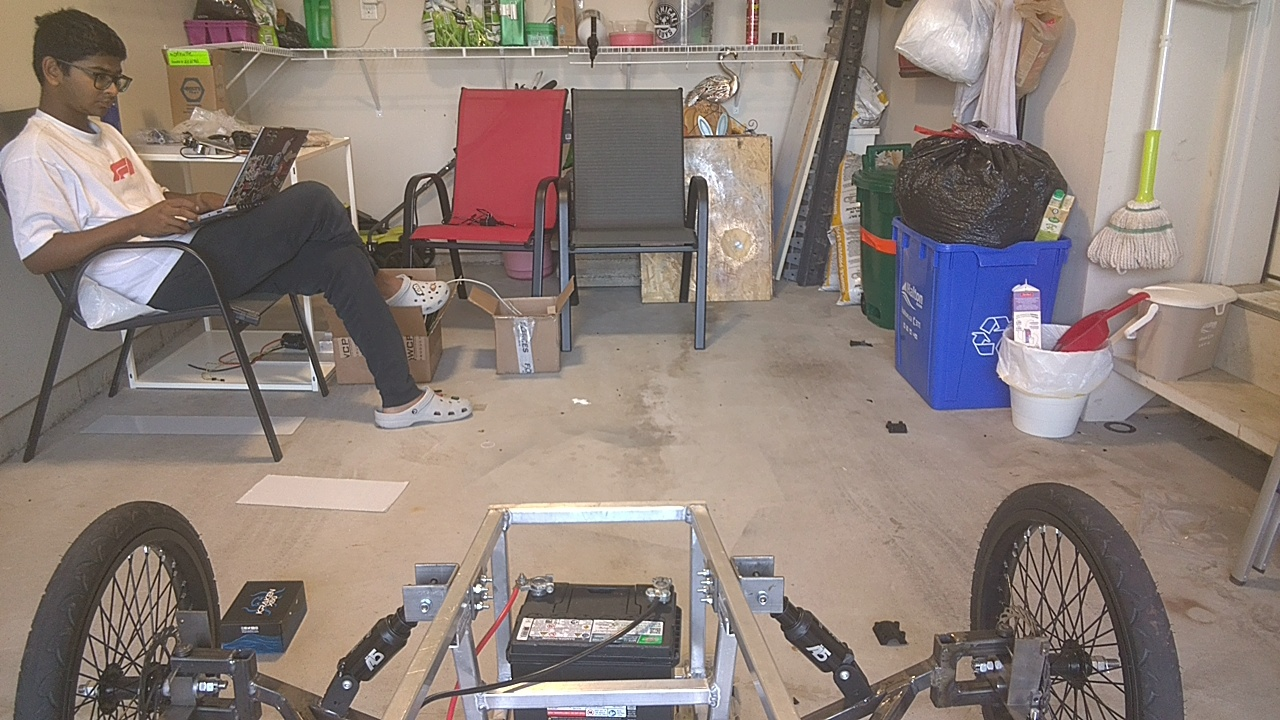
#> input picture jetson/ethon/calib/cam0_snapshot.jpg, 1280 x 720 px
$ python orange_cone.py calib/cam0_snapshot.jpg out.png
#> lines starting #> are read from the running program, lines starting #| are printed output that depends on the picture; after the words box and inside, x2 and y2 are one past the last pixel; in counts of white or black regions, pixels touching at a corner belong together
#!/usr/bin/env python3
"""Colour-threshold orange cone detection -- for controlled-course testing.

WHY: ethon_v1 (the 14-class TRT model) is weak on the small flat orange cones
this team actually uses -- measured 2026-08-18 on a real garage frame, its best
cone scored 0.376 against a 0.45 cutoff, and it missed the other five entirely.
Lowering the model's threshold is NOT a fix: it drags in person/cyclist false
positives at 0.18/0.07, and those classes feed the hazard logic, so the car
would brake at ghosts.

On a controlled course the cones are the only saturated-orange things in the
scene, which makes colour a far stronger cue than shape. No training, no
inference cost, and it does not care whether the cone is tall or flat.

Output is deliberately the SAME shape the model path produces -- the
bottom-centre pixel of each blob (the ground-contact point) -- so callers push
it through the identical undistort+homography projection and the ground maths
can never drift between the two paths.

TUNING: run this file directly against a saved frame to see and tune what it
picks up, before trusting it:

    python3 orange_cone.py /dev/shm/ethon_cam_narrow.jpg out.jpg

It prints every blob it kept (and why others were dropped) and writes an
annotated image. Retune HSV_LO/HSV_HI on the real course in the real light --
these bounds were set against an indoor garage frame.
"""

import cv2
import numpy as np

# ---- tunables ------------------------------------------------------------
# OpenCV hue is 0-179 (NOT 0-359). Traffic-cone orange sits ~5-22. Keeping the
# lower bound at 5 (not 0) is what rejects RED objects -- there is a red
# toolbox in the test frame that a 0-lower-bound grabs immediately. High
# saturation is the other half of the filter: it rejects beige/tan floor,
# cardboard and skin, which share orange's hue but are washed out.
HSV_LO = (5, 110, 70)
HSV_HI = (22, 255, 255)

# The VALUE (brightness) floor in HSV_LO is only the BRIGHT-SCENE reference --
# the actual floor is computed per frame, scaled to how bright the scene is.
#
# Why: a fixed floor of 70 is the wrong test in dim light. Measured symptom
# (2026-08-18, garage after dark): the cone nearest the light was detected and
# the rest were not -- they were still orange and still saturated, just DARKER
# than 70, so inRange dropped them before they could ever become blobs. That
# failure is invisible in the reject list, because a pixel excluded by the mask
# never becomes a candidate at all.
#
# Scaling to the scene median tracks the exposure instead of fighting it: a
# bright frame keeps roughly the old behaviour, a dark frame lowers the bar by
# the same proportion the whole image dropped. Clamped at both ends so a
# nearly-black frame cannot drop the floor into sensor noise, and a blown-out
# frame cannot raise it above the value that already worked.
V_FLOOR_REL = 0.55        # fraction of the frame's median V
V_FLOOR_MIN = 25          # never below this (noise floor)
V_FLOOR_MAX = 70          # never stricter than the old fixed floor

# Minimum blob size as a FRACTION of frame area, not absolute pixels.
#
# This must be fractional. The tuning trap (hit 2026-08-18): the annotated
# previews in /dev/shm are downscaled to ANNOT_MAX_W=800 (800x450), but
# detection runs on the full 1280x720 CSI frame -- a 2.56x area difference. An
# absolute threshold tuned by eye on a preview is therefore 2.56x more
# permissive in production, which is exactly what flooded the wide camera with
# tan-wood and cardboard false positives. A fraction transfers correctly
# between the preview, the CSI sources, and the perc-1 TCP sources, which are
# all different resolutions.
#
# 5e-4 was MEASURED on a real garage frame: on the 800x450 preview a sweep
# showed 180 px (= 5e-4 of that frame) keeps 5 real cones and only 2 clutter
# blobs, where 50 px kept 9 real but also 4 clutter plus 11 specks. Raising the
# SATURATION floor instead does NOT work -- at sat>=170 the cones vanish before
# the clutter does, because indoor cones are not strongly saturated.
# Range cost: at 5e-4 a cone is still detected well past the 2-6 m pure-pursuit
# lookahead. Lower it only if you need cones beyond ~10 m on a clean course.
MIN_AREA_FRAC = 5e-4
MAX_AREA_FRAC = 0.04      # bigger than this fraction of frame is not a cone
                          # (an orange tarp, a wall, the car's own bodywork)
MIN_FILL = 0.30           # blob area / bounding-box area. A cone is fairly
                          # solid; a thin orange cable or a ragged reflection
                          # is not. Loose on purpose -- flat cones seen
                          # obliquely are not neat rectangles.
MAX_ASPECT = 4.0          # w/h or h/w beyond this is a stripe, not a cone
MORPH_K = 3               # open/close kernel: removes single-pixel speckle
                          # without eating a 40x60 px cone
MAX_BLOBS = 40            # hard cap so a pathological frame cannot flood the
                          # planner with hundreds of phantom cones

# Ignore blobs whose BOTTOM edge sits above this fraction of frame height.
# A cone stands on the ground, so its base is in the lower part of the image;
# anything whose base is up near the horizon is on a wall, a shelf or the
# ceiling. This matters most on the 184-degree wide fisheye, which sees the
# whole room and found orange on shelving at y/h ~ 0.22 (2026-08-18).
# curb_detect.py draws the same line for the same reason (ROW_Y_FRAC).
# Raising this cuts maximum detection RANGE (distant cones sit higher in
# frame), so it is deliberately loose -- the post-projection ground gate in
# birdseye_fusion._process_orange does the precise rejection.
ROI_TOP_FRAC = 0.35

ANNOT_PREVIEW_W = 800     # matches birdseye_fusion.ANNOT_MAX_W; used only to
                          # warn when this file is run against a preview JPEG
                          # rather than a full-resolution frame


def value_floor(hsv):
    """Per-frame brightness floor, scaled to the scene. See V_FLOOR_REL."""
    med = float(np.median(hsv[:, :, 2]))
    return int(max(V_FLOOR_MIN, min(V_FLOOR_MAX, round(V_FLOOR_REL * med))))


def _mask(frame, with_floor=False):
    hsv = cv2.cvtColor(frame, cv2.COLOR_BGR2HSV)
    vf = value_floor(hsv)
    lo = np.array((HSV_LO[0], HSV_LO[1], vf), np.uint8)
    m = cv2.inRange(hsv, lo, np.array(HSV_HI, np.uint8))
    k = np.ones((MORPH_K, MORPH_K), np.uint8)
    m = cv2.morphologyEx(m, cv2.MORPH_OPEN, k)
    m = cv2.morphologyEx(m, cv2.MORPH_CLOSE, k)
    return (m, vf, hsv) if with_floor else m


def detect(frame, debug=False):
    """Orange blobs -> ground-contact pixels.

    Returns a list of (u, v) pixel coords: horizontal centre, BOTTOM edge of
    each blob -- the same ground-contact convention the model path uses
    ((x1+x2)/2, y2). Ordered nearest-first (largest v = lowest in frame).

    With debug=True returns (kept, rejected) where each entry carries the
    bounding box and the reason, for tuning.
    """
    h, w = frame.shape[:2]
    min_area = MIN_AREA_FRAC * h * w
    max_area = MAX_AREA_FRAC * h * w
    m = _mask(frame)
    n, _, stats, cent = cv2.connectedComponentsWithStats(m, connectivity=8)

    kept, rejected = [], []
    for i in range(1, n):                      # 0 is background
        x, y, bw, bh, area = (int(stats[i, cv2.CC_STAT_LEFT]),
                              int(stats[i, cv2.CC_STAT_TOP]),
                              int(stats[i, cv2.CC_STAT_WIDTH]),
                              int(stats[i, cv2.CC_STAT_HEIGHT]),
                              int(stats[i, cv2.CC_STAT_AREA]))
        box = (x, y, bw, bh, area)
        if area < min_area:
            rejected.append((box, "area<%.0f (min)" % min_area))
            continue
        if (y + bh) < ROI_TOP_FRAC * h:
            rejected.append((box, "base above ROI (wall/shelf)"))
            continue
        if area > max_area:
            rejected.append((box, "area>%.0f (too big)" % max_area))
            continue
        if bw <= 0 or bh <= 0:
            rejected.append((box, "degenerate"))
            continue
        if area / float(bw * bh) < MIN_FILL:
            rejected.append((box, "fill %.2f<%.2f" % (area / float(bw * bh),
                                                      MIN_FILL)))
            continue
        asp = max(bw / float(bh), bh / float(bw))
        if asp > MAX_ASPECT:
            rejected.append((box, "aspect %.1f>%.1f" % (asp, MAX_ASPECT)))
            continue
        kept.append((box, "ok"))

    # nearest-first, then cap: if we must drop any, drop the FAR ones, which
    # matter least to a 2-6 m lookahead.
    kept.sort(key=lambda kb: -(kb[0][1] + kb[0][3]))
    if len(kept) > MAX_BLOBS:
        rejected.extend((b, "over MAX_BLOBS") for b, _ in kept[MAX_BLOBS:])
        kept = kept[:MAX_BLOBS]

    if debug:
        return kept, rejected
    return [(x + bw / 2.0, y + bh) for (x, y, bw, bh, _), _ in kept]


def _main(argv):
    if len(argv) < 2:
        print(__doc__)
        return 2
    src = argv[1]
    out = argv[2] if len(argv) > 2 else None
    frame = cv2.imread(src)
#> frame is the input picture: shape (720, 1280, 3); mean B, G, R 121.4, 127.8, 141.4
    if frame is None:
        print("could not read", src)
        return 1
    kept, rejected = detect(frame, debug=True)
#> in value_floor, `med = float(np.median(hsv[:, :, 2]))`: med = 154
#> in _mask, `vf = value_floor(hsv)`: vf = 70
#> in _mask, `lo = np.array((HSV_LO[0], HSV_LO[1], vf), np.uint8)`: lo = [5, 110, 70]
#> in _mask, `m = cv2.inRange(hsv, lo, np.array(HSV_HI, np.uint8))`:
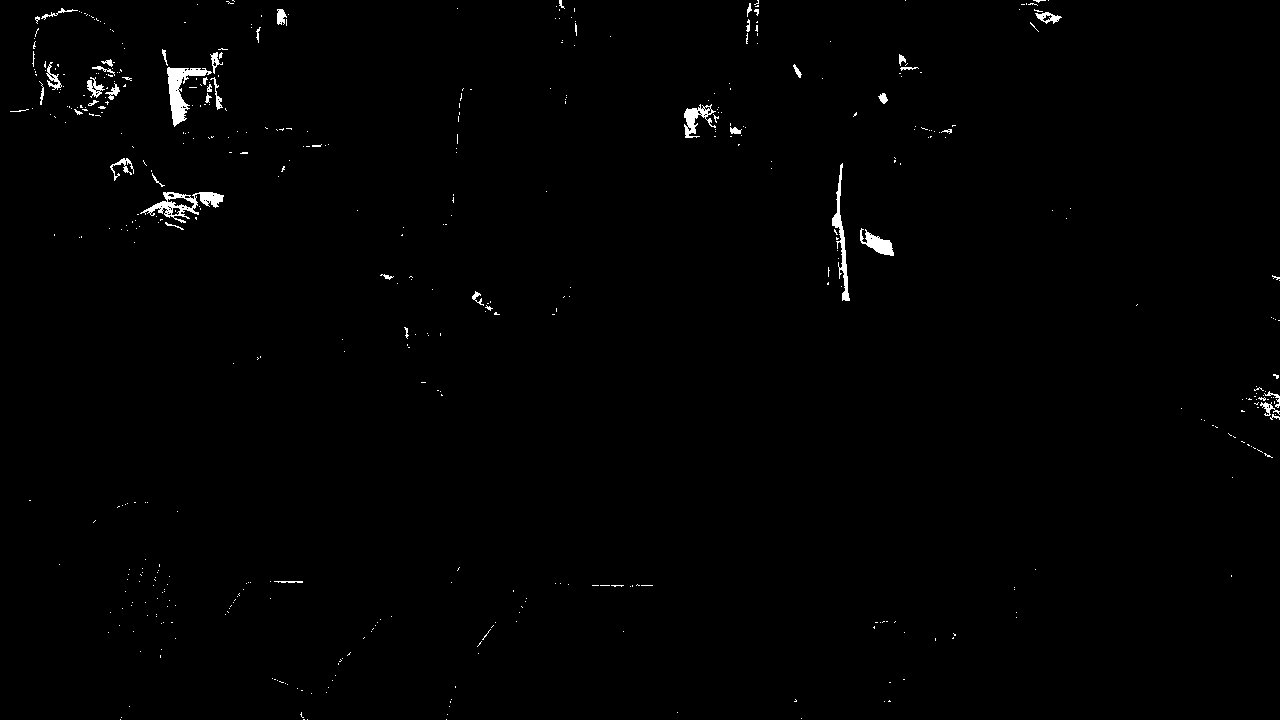
#> m: shape (720, 1280); 0.76% white; 499 white regions (454 under 20 px), largest, box (x1, y1, x2, y2) and area: (167, 67, 212, 127) 957, (140, 192, 224, 223) 879, (832, 163, 850, 301) 635
#> in _mask, `m = cv2.morphologyEx(m, cv2.MORPH_OPEN, k)`:
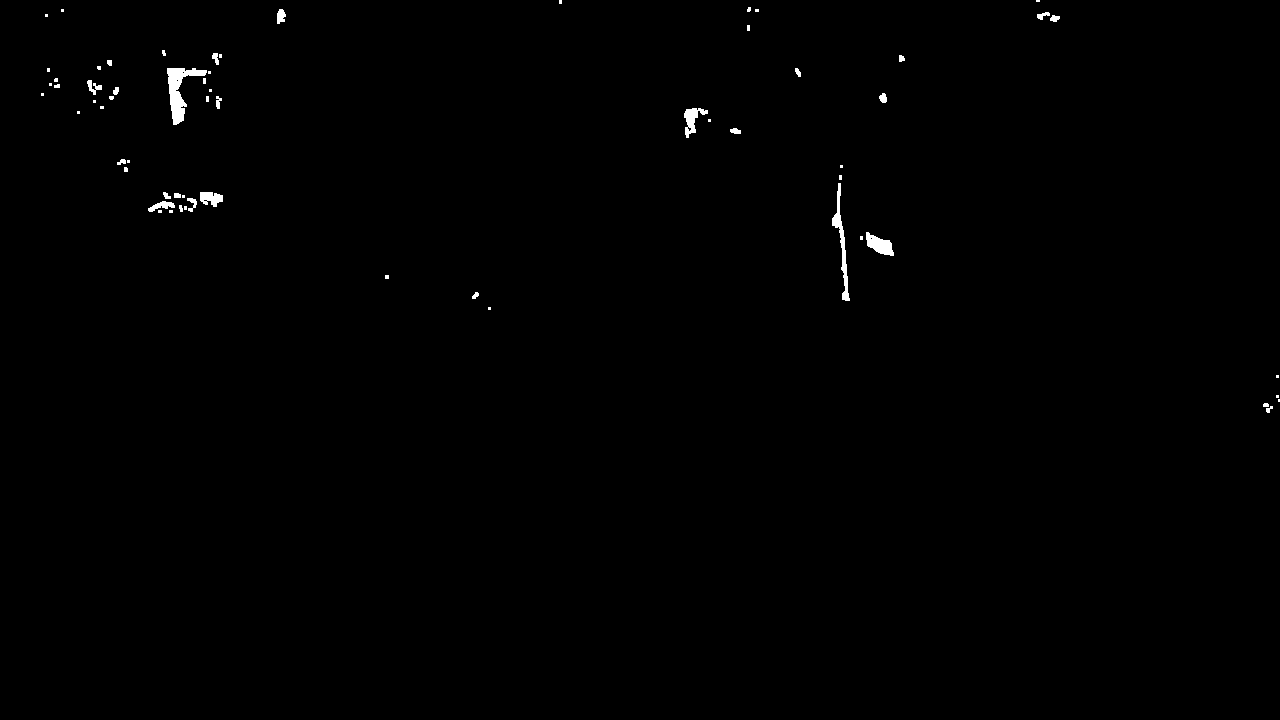
#> m: shape (720, 1280); 0.42% white; 64 white regions (37 under 20 px), largest, box (x1, y1, x2, y2) and area: (167, 68, 207, 125) 868, (832, 183, 850, 301) 544, (866, 232, 894, 256) 378
#> in detect, `n, _, stats, cent = cv2.connectedComponentsWithStats(m, connectivity=8)`: n = 49; stats = 49 rows, first 6: [0, 0, 1280, 720, 917567], [559, 0, 3, 4, 12], [1036, 0, 4, 2, 8], [747, 7, 4, 5, 17], [61, 9, 3, 3, 9], [277, 9, 9, 15, 103]; cent = 49 pairs, first value 42 to 1277.9, second value 0.5 to 407
#> the loop in detect, `for i in range(1, n):` made 48 passes
#> (x, y, bw, bh, area) on passes 5, 7, 11, 12, 13, 16, 17, 18: (277, 9, 9, 15, 103), (1037, 12, 23, 10, 113), (212, 53, 10, 12, 73), (899, 55, 6, 7, 34), (107, 60, 5, 6, 27), (167, 68, 44, 57, 917), (795, 68, 6, 9, 36), (49, 78, 11, 10, 49)
#> after the loop in detect, `for i in range(1, n):`: kept = []; rejected = 48 items
#> kept = []; rejected = 48 items
    h, w = frame.shape[:2]
    print("frame %s  %dx%d" % (src, w, h))
#| frame calib/cam0_snapshot.jpg  1280x720
    print("HSV %s .. %s" % (HSV_LO, HSV_HI))
    print("min blob area %.0f px (%.1e of frame), max %.0f px"
          % (MIN_AREA_FRAC * h * w, MIN_AREA_FRAC, MAX_AREA_FRAC * h * w))
#| min blob area 461 px (5.0e-04 of frame), max 36864 px
    # Brightness report. A cone lost to darkness is otherwise INVISIBLE in the
    # reject list below -- it fails the colour mask and never becomes a
    # candidate at all -- so surface it explicitly.
    _hsv = cv2.cvtColor(frame, cv2.COLOR_BGR2HSV)
    _vf = value_floor(_hsv)
    _med = float(np.median(_hsv[:, :, 2]))
    print("scene median V=%.0f -> adaptive value floor=%d "
          "(rel %.2f, clamped %d..%d)"
          % (_med, _vf, V_FLOOR_REL, V_FLOOR_MIN, V_FLOOR_MAX))
#| scene median V=154 -> adaptive value floor=70 (rel 0.55, clamped 25..70)
    _hue_sat = ((_hsv[:, :, 0] >= HSV_LO[0]) & (_hsv[:, :, 0] <= HSV_HI[0])
                & (_hsv[:, :, 1] >= HSV_LO[1]))
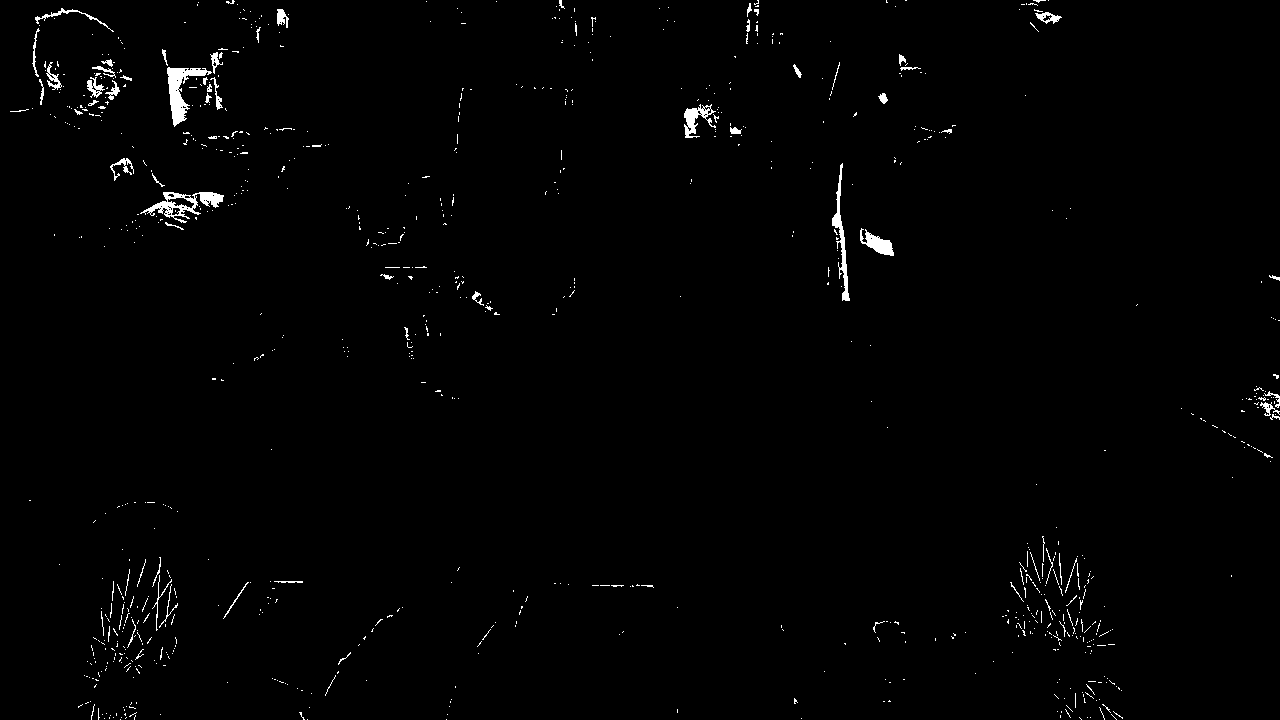
#> _hue_sat: shape (720, 1280) bool; 1.1% white; 903 white regions (832 under 20 px), largest, box (x1, y1, x2, y2) and area: (167, 67, 212, 127) 957, (140, 192, 224, 223) 883, (832, 163, 850, 301) 635
    _n_hs = int(_hue_sat.sum())
    _n_dark = int((_hue_sat & (_hsv[:, :, 2] < _vf)).sum())
    print("orange-hue+saturated pixels: %d;  of those TOO DARK to pass: %d (%.0f%%)"
          % (_n_hs, _n_dark, (100.0 * _n_dark / _n_hs) if _n_hs else 0.0))
#| orange-hue+saturated pixels: 9918;  of those TOO DARK to pass: 2912 (29%)
    if _n_hs and _n_dark > 0.25 * _n_hs:
        print("  ^ a quarter or more of the orange in this frame is being lost to")
        print("    darkness. Lower V_FLOOR_REL (or V_FLOOR_MIN) and re-run.")
    if w <= ANNOT_PREVIEW_W:
        print("NOTE: %dx%d looks like a downscaled /dev/shm PREVIEW. Detection\n"
              "      in production runs on the full 1280x720 frame. Thresholds\n"
              "      are fractional so they transfer, but blob PIXEL areas\n"
              "      printed below are preview-scale." % (w, h))
    print("\nKEPT %d:" % len(kept))
#| KEPT 0:
    for (x, y, bw, bh, area), _ in kept:
        print("  box x=%-4d y=%-4d %3dx%-3d area=%-6d -> ground pixel (%.0f, %d)"
              % (x, y, bw, bh, area, x + bw / 2.0, y + bh))
#> this loop made 0 passes
    from collections import Counter
    print("\nREJECTED %d:" % len(rejected))
#| REJECTED 48:
    for reason, cnt in Counter(r for _, r in rejected).most_common(8):
        print("  %-28s x%d" % (reason, cnt))
#> this loop made 3 passes
#> (reason, cnt) on passes 1 to 3: ('area<461 (min)', 46), ('base above ROI (wall/shelf)', 1), ('fill 0.26<0.30', 1)
#> (printed output is left out)
    big = sorted((b for b, r in rejected if r.startswith("area>")),
                 key=lambda b: -b[4])[:3]
#> big = []
    for b in big:
        print("  (largest rejected-as-too-big: %dx%d area=%d)" % (b[2], b[3], b[4]))
    if out:
        vis = frame.copy()
        for (x, y, bw, bh, _), _ in kept:
            cv2.rectangle(vis, (x, y), (x + bw, y + bh), (0, 255, 0), 2)
            cv2.circle(vis, (int(x + bw / 2.0), y + bh), 4, (255, 0, 255), -1)
        for (x, y, bw, bh, _), _ in rejected:
            cv2.rectangle(vis, (x, y), (x + bw, y + bh), (0, 0, 255), 1)
#> this loop made 48 passes
#> (x, y, bw, bh) on passes 1 to 8: (559, 0, 3, 4), (1036, 0, 4, 2), (747, 7, 4, 5), (61, 9, 3, 3), (277, 9, 9, 15), (755, 9, 4, 3), (1037, 12, 23, 10), (45, 14, 3, 3)
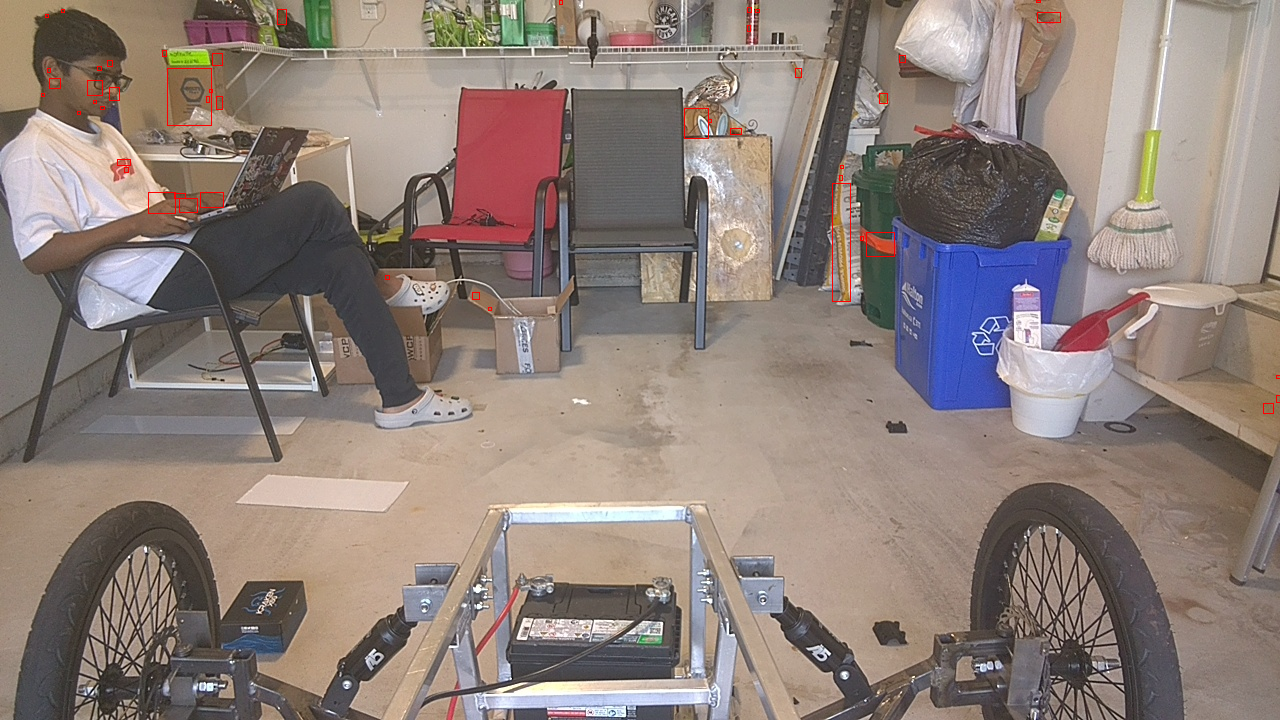
#> vis: shape (720, 1280, 3); 0.21% of pixels changed, all inside (x1, y1, x2, y2) = (41, 0, 1280, 414)
        cv2.imwrite(out, vis)
        print("\nwrote %s (green=kept, magenta dot=ground point, red=rejected)"
              % out)
    return 0


if __name__ == "__main__":
    import sys
    sys.exit(_main(sys.argv))
#> (the program exits here)
